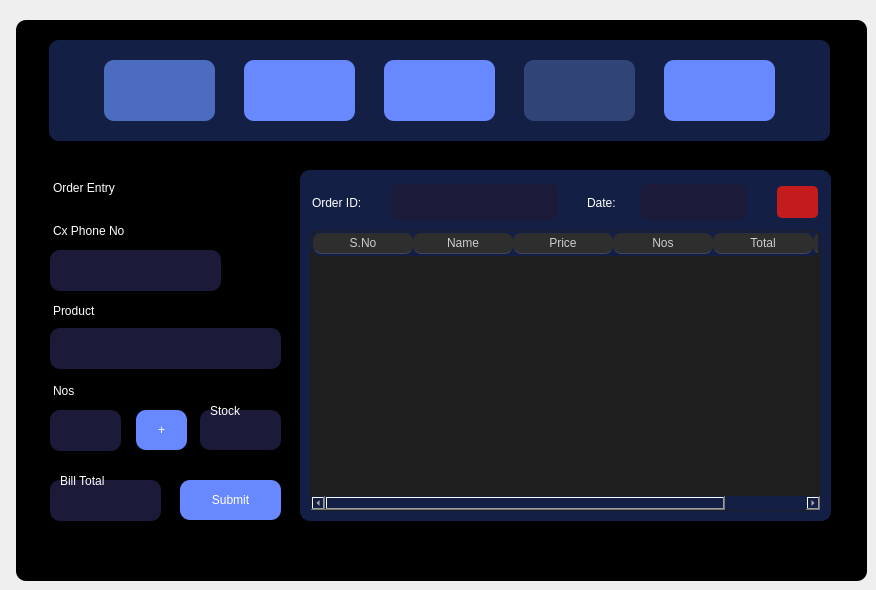
    <widget class="QWidget" name="tab_2">
     <attribute name="title">
      <string>Order Entry</string>
     </attribute>
     <widget class="QColumnView" name="columnView_3">
      <property name="geometry">
       <rect>
        <x>16</x>
        <y>20</y>
        <width>851</width>
        <height>561</height>
       </rect>
      </property>
      <property name="styleSheet">
       <string notr="true">background-color:rgb(0, 0, 0);
border-radius: 10px;</string>
      </property>
     </widget>
     <widget class="QColumnView" name="columnView_4">
      <property name="geometry">
       <rect>
        <x>49</x>
        <y>40</y>
        <width>781</width>
        <height>101</height>
       </rect>
      </property>
      <property name="styleSheet">
       <string notr="true">background-color:rgb(20, 31, 69);
border-radius: 10px;</string>
      </property>
     </widget>
     <widget class="QPushButton" name="navOrderEntryOne">
      <property name="enabled">
       <bool>true</bool>
      </property>
      <property name="geometry">
       <rect>
        <x>104</x>
        <y>60</y>
        <width>111</width>
        <height>61</height>
       </rect>
      </property>
      <property name="cursor">
       <cursorShape>ArrowCursor</cursorShape>
      </property>
      <property name="toolTip">
       <string>Order Entry</string>
      </property>
      <property name="styleSheet">
       <string notr="true">QPushButton {
background-color: #4c6cbf;
font: 63 11pt &quot;Poppins SemiBold&quot;;
color: white;
outline: 0;
padding: 10px 20px;
border: none;
border-radius: 10px;
}
QPushButton:hover {
cursor: pointer;
background-color: #4c6cbf;
}</string>
      </property>
      <property name="text">
       <string/>
      </property>
      <property name="icon">
       <iconset>
        <normaloff>../images/shopping.svg</normaloff>../images/shopping.svg</iconset>
      </property>
      <property name="iconSize">
       <size>
        <width>35</width>
        <height>35</height>
       </size>
      </property>
      <property name="autoDefault">
       <bool>false</bool>
      </property>
      <property name="default">
       <bool>false</bool>
      </property>
      <property name="flat">
       <bool>false</bool>
      </property>
     </widget>
     <widget class="QPushButton" name="navProdModOne">
      <property name="geometry">
       <rect>
        <x>244</x>
        <y>60</y>
        <width>111</width>
        <height>61</height>
       </rect>
      </property>
      <property name="cursor">
       <cursorShape>PointingHandCursor</cursorShape>
      </property>
      <property name="toolTip">
       <string>Product Mod</string>
      </property>
      <property name="styleSheet">
       <string notr="true">QPushButton {
background-color: #6788FF; /* Background color */
font: 63 11pt &quot;Poppins SemiBold&quot;;
color: white; /* Text color */
outline: 0;
padding: 10px 20px; /* Padding for the button */
border: none; /* Remove default button border */
border-radius: 10px; /* Add some border-radius for a rounded appearance */
}
QPushButton:hover {
cursor: pointer; /* Change cursor to pointer on hover */
background-color: #4c6cbf;
}</string>
      </property>
      <property name="text">
       <string/>
      </property>
      <property name="icon">
       <iconset>
        <normaloff>../images/shelves.svg</normaloff>../images/shelves.svg</iconset>
      </property>
      <property name="iconSize">
       <size>
        <width>35</width>
        <height>35</height>
       </size>
      </property>
     </widget>
     <widget class="QPushButton" name="navViewOrders1">
      <property name="enabled">
       <bool>true</bool>
      </property>
      <property name="geometry">
       <rect>
        <x>524</x>
        <y>60</y>
        <width>111</width>
        <height>61</height>
       </rect>
      </property>
      <property name="cursor">
       <cursorShape>ForbiddenCursor</cursorShape>
      </property>
      <property name="toolTip">
       <string>Sales Stats (disabled)</string>
      </property>
      <property name="styleSheet">
       <string notr="true">QPushButton {
background-color: #304478; /* Background color */
font: 63 11pt &quot;Poppins SemiBold&quot;;
color: white; /* Text color */
outline: 0;
padding: 10px 20px; /* Padding for the button */
border: none; /* Remove default button border */
border-radius: 10px; /* Add some border-radius for a rounded appearance */
}
QPushButton:hover {
cursor: pointer; /* Change cursor to pointer on hover */
background-color: #304478;
}</string>
      </property>
      <property name="text">
       <string/>
      </property>
      <property name="icon">
       <iconset>
        <normaloff>../images/receipt.svg</normaloff>../images/receipt.svg</iconset>
      </property>
      <property name="iconSize">
       <size>
        <width>35</width>
        <height>35</height>
       </size>
      </property>
     </widget>
     <widget class="QPushButton" name="navLogout1">
      <property name="geometry">
       <rect>
        <x>664</x>
        <y>60</y>
        <width>111</width>
        <height>61</height>
       </rect>
      </property>
      <property name="cursor">
       <cursorShape>PointingHandCursor</cursorShape>
      </property>
      <property name="toolTip">
       <string>Logout</string>
      </property>
      <property name="styleSheet">
       <string notr="true">QPushButton {
background-color: #6788FF; /* Background color */
font: 63 11pt &quot;Poppins SemiBold&quot;;
color: white; /* Text color */
outline: 0;
padding: 10px 20px; /* Padding for the button */
border: none; /* Remove default button border */
border-radius: 10px; /* Add some border-radius for a rounded appearance */
}
QPushButton:hover {
cursor: pointer; /* Change cursor to pointer on hover */
background-color: #4c6cbf;
}</string>
      </property>
      <property name="text">
       <string/>
      </property>
      <property name="icon">
       <iconset>
        <normaloff>../images/logout.svg</normaloff>../images/logout.svg</iconset>
      </property>
      <property name="iconSize">
       <size>
        <width>30</width>
        <height>35</height>
       </size>
      </property>
     </widget>
     <widget class="QLabel" name="prodNameLable">
      <property name="geometry">
       <rect>
        <x>53</x>
        <y>290</y>
        <width>121</width>
        <height>41</height>
       </rect>
      </property>
      <property name="styleSheet">
       <string notr="true">background-color:rgba(255, 255, 255, 0);
font: 63 11pt &quot;Poppins SemiBold&quot;;
color: white</string>
      </property>
      <property name="text">
       <string>Product</string>
      </property>
     </widget>
     <widget class="QLabel" name="cxPhoneNumLable">
      <property name="geometry">
       <rect>
        <x>53</x>
        <y>210</y>
        <width>121</width>
        <height>41</height>
       </rect>
      </property>
      <property name="styleSheet">
       <string notr="true">background-color:rgba(255, 255, 255, 0);
font: 63 11pt &quot;Poppins SemiBold&quot;;
color: white</string>
      </property>
      <property name="text">
       <string>Cx Phone No</string>
      </property>
     </widget>
     <widget class="QLineEdit" name="prodOrdPhoneInp">
      <property name="geometry">
       <rect>
        <x>50</x>
        <y>250</y>
        <width>171</width>
        <height>41</height>
       </rect>
      </property>
      <property name="styleSheet">
       <string notr="true">color: white;
font: 12pt &quot;Poppins SemiBold&quot;;
border-radius: 10px;
background-color:rgb(27, 26, 56);
padding: 7px 12px;</string>
      </property>
      <property name="text">
       <string/>
      </property>
      <property name="echoMode">
       <enum>QLineEdit::Normal</enum>
      </property>
     </widget>
     <widget class="QLabel" name="prodQuantLable">
      <property name="geometry">
       <rect>
        <x>53</x>
        <y>370</y>
        <width>41</width>
        <height>41</height>
       </rect>
      </property>
      <property name="styleSheet">
       <string notr="true">background-color:rgba(255, 255, 255, 0);
font: 63 11pt &quot;Poppins SemiBold&quot;;
color: white</string>
      </property>
      <property name="text">
       <string>Nos</string>
      </property>
     </widget>
     <widget class="QLineEdit" name="prodOrdQuantInp">
      <property name="geometry">
       <rect>
        <x>50</x>
        <y>410</y>
        <width>71</width>
        <height>41</height>
       </rect>
      </property>
      <property name="styleSheet">
       <string notr="true">color: white;
font: 12pt &quot;Poppins SemiBold&quot;;
border-radius: 10px;
background-color:rgb(27, 26, 56);
padding: 7px 12px;</string>
      </property>
      <property name="text">
       <string/>
      </property>
      <property name="echoMode">
       <enum>QLineEdit::Normal</enum>
      </property>
     </widget>
     <widget class="QLabel" name="oe_head">
      <property name="geometry">
       <rect>
        <x>53</x>
        <y>167</y>
        <width>231</width>
        <height>41</height>
       </rect>
      </property>
      <property name="styleSheet">
       <string notr="true">background-color:rgba(255, 255, 255, 0);
font: 63 30pt &quot;Poppins SemiBold&quot;;
color: white</string>
      </property>
      <property name="text">
       <string>Order Entry</string>
      </property>
     </widget>
     <widget class="QPushButton" name="submitOrderBtn">
      <property name="geometry">
       <rect>
        <x>180</x>
        <y>480</y>
        <width>101</width>
        <height>40</height>
       </rect>
      </property>
      <property name="cursor">
       <cursorShape>PointingHandCursor</cursorShape>
      </property>
      <property name="styleSheet">
       <string notr="true">QPushButton {
background-color: #6788FF; /* Background color */
font: 63 11pt &quot;Poppins SemiBold&quot;;
color: white; /* Text color */
outline: 0;
padding: 10px 20px; /* Padding for the button */
border: none; /* Remove default button border */
border-radius: 10px; /* Add some border-radius for a rounded appearance */
}
QPushButton:hover {
cursor: pointer; /* Change cursor to pointer on hover */
background-color: #4c6cbf;
}</string>
      </property>
      <property name="text">
       <string>Submit</string>
      </property>
     </widget>
     <widget class="QLabel" name="order_id_2">
      <property name="geometry">
       <rect>
        <x>312</x>
        <y>192</y>
        <width>81</width>
        <height>21</height>
       </rect>
      </property>
      <property name="styleSheet">
       <string notr="true">background-color:rgba(255, 255, 255, 0);
font: 63 12pt &quot;Poppins SemiBold&quot;;
color: white</string>
      </property>
      <property name="text">
       <string>Order ID:</string>
      </property>
     </widget>
     <widget class="QPushButton" name="navProdMod1">
      <property name="geometry">
       <rect>
        <x>384</x>
        <y>60</y>
        <width>111</width>
        <height>61</height>
       </rect>
      </property>
      <property name="cursor">
       <cursorShape>PointingHandCursor</cursorShape>
      </property>
      <property name="toolTip">
       <string>Manage Orders</string>
      </property>
      <property name="styleSheet">
       <string notr="true">QPushButton {
background-color: #6788FF; /* Background color */
font: 63 11pt &quot;Poppins SemiBold&quot;;
color: white; /* Text color */
outline: 0;
padding: 10px 20px; /* Padding for the button */
border: none; /* Remove default button border */
border-radius: 10px; /* Add some border-radius for a rounded appearance */
}
QPushButton:hover {
cursor: pointer; /* Change cursor to pointer on hover */
background-color: #4c6cbf;
}</string>
      </property>
      <property name="text">
       <string/>
      </property>
      <property name="icon">
       <iconset>
        <normaloff>../images/clipboard-list.svg</normaloff>../images/clipboard-list.svg</iconset>
      </property>
      <property name="iconSize">
       <size>
        <width>30</width>
        <height>35</height>
       </size>
      </property>
     </widget>
     <widget class="QGroupBox" name="groupBox">
      <property name="geometry">
       <rect>
        <x>300</x>
        <y>170</y>
        <width>531</width>
        <height>351</height>
       </rect>
      </property>
      <property name="styleSheet">
       <string notr="true">    border-radius: 10px;
    gridline-color: #E0E0E0; /* Light grid lines */
    color: white; /* Dark text color */
    font: 10pt &quot;Poppins&quot;;
    background-color: rgb(20, 31, 69);
    border: 2px solid  rgb(20, 31, 69); </string>
      </property>
      <property name="title">
       <string/>
      </property>
      <widget class="QTableWidget" name="prodOrdTbl">
       <property name="geometry">
        <rect>
         <x>10</x>
         <y>60</y>
         <width>511</width>
         <height>281</height>
        </rect>
       </property>
       <property name="styleSheet">
        <string notr="true">/* QTableWidget Dark Mode - Compact */
QTableWidget {
    border-radius: 8px;
    gridline-color: #44475a; /* Subtle grid lines */
    color: #F8F8F2; /* Light text color */
    font: 9pt &quot;Poppins&quot;; /* Smaller font */
    background-color: #1E1E1E; /* Dark background */
    border: 1px solid #1E1E1E; /* Border blends with background */
}

/* QTableWidget Items */
QTableWidget::item {
    border: none;
    padding: 2px 5px; /* Reduce padding for compact view */
}

/* Header Style - Dark Mode */
QHeaderView::section {
    background-color: #2E2E2E; /* Dark header */
    padding: 3px 6px; /* Smaller padding */
    border: none;
    border-radius: 8px;
    border-bottom: 1px solid #44475a;
    color: #CCCCCC; /* Soft white text */
    font: 9pt &quot;Poppins&quot;;
}

/* Hide Scrollbars for Minimalist Look */
QScrollBar:vertical, QScrollBar:horizontal {
    width: 0px;
    height: 0px;
    background: none;
}

/* QTableWidget Viewport */
QTableView::viewport {
    border-radius: 8px;
    background-color: #1E1E1E;
}

/* Corner Styling for Rounded Look */
QTableView::corner {
    background-color: #1E1E1E;
    border-radius: 8px 0 0 0;
}
</string>
       </property>
       <property name="sortingEnabled">
        <bool>true</bool>
       </property>
       <column>
        <property name="text">
         <string>S.No</string>
        </property>
       </column>
       <column>
        <property name="text">
         <string>Name</string>
        </property>
       </column>
       <column>
        <property name="text">
         <string>Price</string>
        </property>
       </column>
       <column>
        <property name="text">
         <string>Nos</string>
        </property>
       </column>
       <column>
        <property name="text">
         <string>Total</string>
        </property>
       </column>
       <column>
        <property name="text">
         <string>Del</string>
        </property>
       </column>
      </widget>
      <widget class="QLabel" name="orderIdLbl">
       <property name="geometry">
        <rect>
         <x>90</x>
         <y>12</y>
         <width>170</width>
         <height>40</height>
        </rect>
       </property>
       <property name="styleSheet">
        <string notr="true">  border-radius: 10px;
  background-color: rgb(27, 26, 56);
  font: 63 12pt &quot;Poppins SemiBold&quot;;
  padding: 3px 7px;</string>
       </property>
       <property name="text">
        <string/>
       </property>
      </widget>
      <widget class="QLabel" name="orderDateLbl">
       <property name="geometry">
        <rect>
         <x>338</x>
         <y>12</y>
         <width>111</width>
         <height>40</height>
        </rect>
       </property>
       <property name="styleSheet">
        <string notr="true">  border-radius: 10px;
  background-color: rgb(27, 26, 56);
  font: 63 12pt &quot;Poppins SemiBold&quot;;
  padding: 3px 7px;</string>
       </property>
       <property name="text">
        <string/>
       </property>
      </widget>
      <widget class="QPushButton" name="clearOrdTable">
       <property name="geometry">
        <rect>
         <x>477</x>
         <y>16</y>
         <width>41</width>
         <height>32</height>
        </rect>
       </property>
       <property name="cursor">
        <cursorShape>PointingHandCursor</cursorShape>
       </property>
       <property name="toolTip">
        <string>Clear Order Table</string>
       </property>
       <property name="styleSheet">
        <string notr="true">QPushButton {
background-color: #c41c1c; /* Background color */
font: 63 11pt &quot;Poppins SemiBold&quot;;
color: white; /* Text color */
outline: 0;
padding: 20px; /* Padding for the button */
border: none; /* Remove default button border */
border-radius: 5px; /* Add some border-radius for a rounded appearance */
transition: all 0.3s;
}
QPushButton:hover {
cursor: pointer; /* Change cursor to pointer on hover */
background-color: #a51818;
}</string>
       </property>
       <property name="text">
        <string/>
       </property>
       <property name="icon">
        <iconset>
         <normaloff>../images/clear-table.svg</normaloff>../images/clear-table.svg</iconset>
       </property>
       <property name="iconSize">
        <size>
         <width>22</width>
         <height>35</height>
        </size>
       </property>
      </widget>
     </widget>
     <widget class="QLabel" name="order_date">
      <property name="geometry">
       <rect>
        <x>587</x>
        <y>192</y>
        <width>51</width>
        <height>21</height>
       </rect>
      </property>
      <property name="styleSheet">
       <string notr="true">background-color:rgba(255, 255, 255, 0);
font: 63 12pt &quot;Poppins SemiBold&quot;;
color: white</string>
      </property>
      <property name="text">
       <string>Date:</string>
      </property>
     </widget>
     <widget class="QComboBox" name="prodOrdNameSel">
      <property name="geometry">
       <rect>
        <x>50</x>
        <y>328</y>
        <width>231</width>
        <height>41</height>
       </rect>
      </property>
      <property name="styleSheet">
       <string notr="true">QComboBox#prodOrdNameSel {
  border-radius: 10px;
  background-color: rgb(27, 26, 56);
  font: 12pt &quot;Poppins SemiBold&quot;;
  padding: 7px 12px;
  color: white;
}

QComboBox#prodOrdNameSel::drop-down {
  border-radius: 10px;
}

QComboBox QAbstractItemView {
  background-color: #292D3E;
  padding-top: 3px;
  padding-bottom: 3px;
  padding-left: 12px;
  padding-right:12px;
  border-radius: 10px;
  color: white;
}

/* Hide vertical scrollbar */
QComboBox QScrollBar:vertical {
  width: 0px; /* Hides the scrollbar track */
  background: none; /* Optional: removes background color for better invisibility */
}

/* Hide horizontal scrollbar (optional) */
QComboBox QScrollBar:horizontal {
  height: 0px; /* Hides the scrollbar track */
  background: none; /* Optional: removes background color for better invisibility */
}</string>
      </property>
     </widget>
     <widget class="QLabel" name="label_3">
      <property name="geometry">
       <rect>
        <x>60</x>
        <y>473</y>
        <width>71</width>
        <height>16</height>
       </rect>
      </property>
      <property name="styleSheet">
       <string notr="true">background-color:rgba(255, 255, 255, 0);
font: 8pt &quot;Poppins&quot;;
color: white;</string>
      </property>
      <property name="text">
       <string>Bill Total</string>
      </property>
     </widget>
     <widget class="QLabel" name="grandTotalDsp">
      <property name="geometry">
       <rect>
        <x>50</x>
        <y>480</y>
        <width>111</width>
        <height>41</height>
       </rect>
      </property>
      <property name="styleSheet">
       <string notr="true">color: white;
font: 12pt &quot;Poppins SemiBold&quot;;
border-radius: 10px;
background-color:rgb(27, 26, 56);
padding: 7px 12px;</string>
      </property>
      <property name="text">
       <string/>
      </property>
     </widget>
     <widget class="QLabel" name="prodOrdInfoLbl">
      <property name="geometry">
       <rect>
        <x>220</x>
        <y>540</y>
        <width>441</width>
        <height>30</height>
       </rect>
      </property>
      <property name="styleSheet">
       <string notr="true">background-color:rgba(255, 255, 255, 0);
font: 63 11pt &quot;Poppins SemiBold&quot;;
/*color: red;*/
color: #27e86f;</string>
      </property>
      <property name="text">
       <string/>
      </property>
      <property name="alignment">
       <set>Qt::AlignCenter</set>
      </property>
     </widget>
     <widget class="QPushButton" name="addToBillBtn">
      <property name="geometry">
       <rect>
        <x>136</x>
        <y>410</y>
        <width>51</width>
        <height>40</height>
       </rect>
      </property>
      <property name="cursor">
       <cursorShape>PointingHandCursor</cursorShape>
      </property>
      <property name="styleSheet">
       <string notr="true">QPushButton#addToBillBtn {
background-color: #6788FF; /* Background color */
font: 63 11pt &quot;Poppins SemiBold&quot;;
color: white; /* Text color */
outline: 0;
padding: 10px 20px; /* Padding for the button */
border: none; /* Remove default button border */
border-radius: 10px; /* Add some border-radius for a rounded appearance */
}
QPushButton#addToBillBtn:hover {
cursor: pointer; /* Change cursor to pointer on hover */
background-color: #4c6cbf;
}</string>
      </property>
      <property name="text">
       <string>+</string>
      </property>
     </widget>
     <widget class="QLabel" name="prodAvailable">
      <property name="geometry">
       <rect>
        <x>200</x>
        <y>410</y>
        <width>81</width>
        <height>40</height>
       </rect>
      </property>
      <property name="styleSheet">
       <string notr="true">  border-radius: 10px;
  background-color: rgb(27, 26, 56);
  font: 63 12pt &quot;Poppins SemiBold&quot;;
  padding: 3px 7px;
  color:#fff</string>
      </property>
      <property name="text">
       <string/>
      </property>
     </widget>
     <widget class="QLabel" name="label_9">
      <property name="geometry">
       <rect>
        <x>210</x>
        <y>403</y>
        <width>71</width>
        <height>16</height>
       </rect>
      </property>
      <property name="styleSheet">
       <string notr="true">background-color:rgba(255, 255, 255, 0);
font: 8pt &quot;Poppins&quot;;
color: white;</string>
      </property>
      <property name="text">
       <string>Stock</string>
      </property>
     </widget>
     <zorder>columnView_3</zorder>
     <zorder>columnView_4</zorder>
     <zorder>navOrderEntryOne</zorder>
     <zorder>navProdModOne</zorder>
     <zorder>navViewOrders1</zorder>
     <zorder>navLogout1</zorder>
     <zorder>prodNameLable</zorder>
     <zorder>cxPhoneNumLable</zorder>
     <zorder>prodOrdPhoneInp</zorder>
     <zorder>prodQuantLable</zorder>
     <zorder>prodOrdQuantInp</zorder>
     <zorder>oe_head</zorder>
     <zorder>submitOrderBtn</zorder>
     <zorder>navProdMod1</zorder>
     <zorder>groupBox</zorder>
     <zorder>order_date</zorder>
     <zorder>prodOrdNameSel</zorder>
     <zorder>order_id_2</zorder>
     <zorder>grandTotalDsp</zorder>
     <zorder>label_3</zorder>
     <zorder>prodOrdInfoLbl</zorder>
     <zorder>addToBillBtn</zorder>
     <zorder>prodAvailable</zorder>
     <zorder>label_9</zorder>
    </widget>
